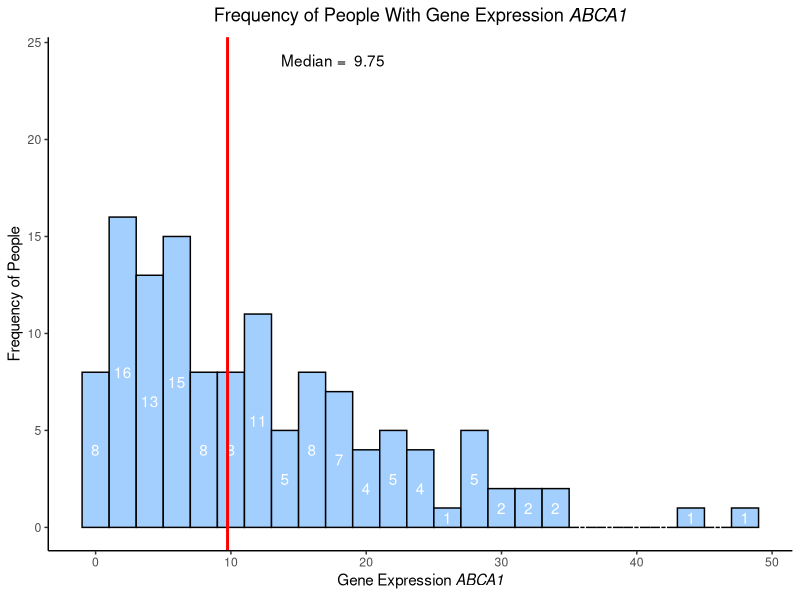
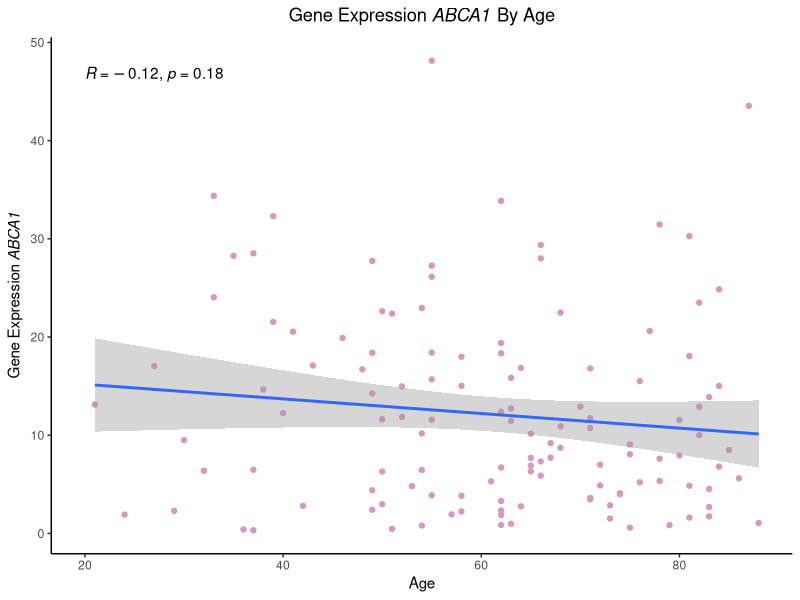
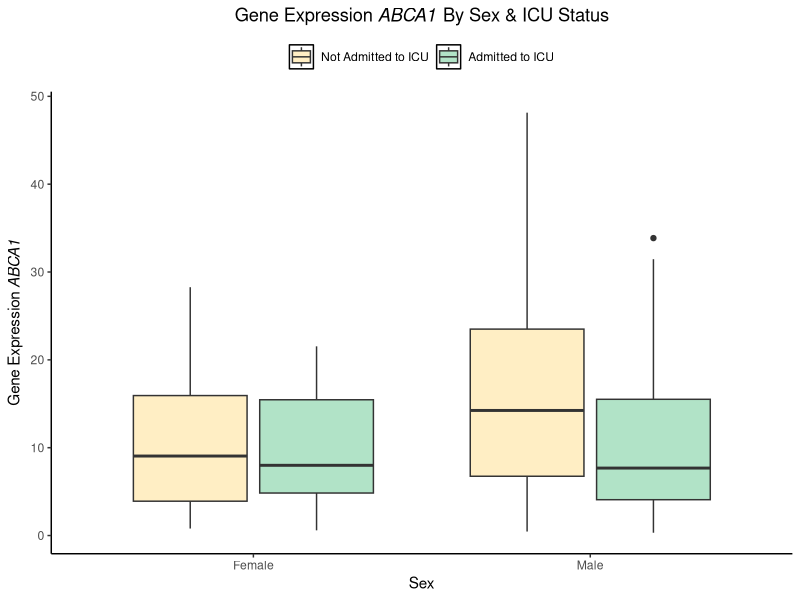

Write R code to recreate these figures, in order.
## ---- chunk 1
#set working directory
setwd("/Users/li_li/desktop/QBS_103_Final_Project/Data")

#read in csv files
gene.exp <- read.csv("QBS103_finalProject_geneExpression.csv", row.names = 1)

meta.data <- read.csv("QBS103_finalProject_metadata.csv", row.names = 1)
## ---- chunk 2
#subset gene expression ABCA1
gene.ABCA1 <- gene.exp['ABCA1', ]

#transform rows to columns 
gene.ABCA1 <- as.data.frame(t(gene.ABCA1))
head(gene.ABCA1)
## ---- chunk 3
#column bind two data frames
ABCA1.gene.exp.meta <- cbind(gene.ABCA1,meta.data)
head(ABCA1.gene.exp.meta, 1)
## ---- chunk 4
#convert age to an integer
ABCA1.gene.exp.meta$age <- as.integer(ABCA1.gene.exp.meta$age) 
head(ABCA1.gene.exp.meta, 1)
## ---- chunk 5
#calculate median for histogram to determine the geom_vline
median_ABCA1 <- median(ABCA1.gene.exp.meta$ABCA1)
max_ABCA1 <- max(ABCA1.gene.exp.meta$ABCA1)
## ---- chunk 6
#creating histogram for gene expression

#load the required package
library(ggplot2)
library(ggpubr)

#define color palette
my_palette1 <- c("#A2CFFE") # Choose any colors you like

#create italicize labels
my_x1 <- expression(paste("Gene Expression ", italic("ABCA1")))
my_title1 <- expression(paste("Frequency of People With Gene Expression ", italic("ABCA1")))

#create theme
newBlankTheme <- theme(# Remove all the extra borders and grid lines
        panel.border = element_blank(), panel.grid.major = element_blank(),
        panel.grid.minor = element_blank(), 
        # Define my axis
        axis.line = element_line(colour = "black", linewidth = rel(1)),
        # Set plot background
        plot.background = element_rect(fill = "white"),
        panel.background = element_blank(),
        legend.key = element_rect(fill = 'white'), 
        # Move legend
        legend.position = 'top')

#create histogram
ggplot(ABCA1.gene.exp.meta, aes(x=ABCA1.gene.exp.meta$ABCA1)) + 
  geom_histogram(binwidth = 2, fill = my_palette1, col="black") + 
  stat_bin(binwidth=2, geom='text', color='white', aes(label=..count..),
           position=position_stack(vjust = 0.5)) +
  geom_vline(xintercept = median(ABCA1.gene.exp.meta$ABCA1), size = 1, color="red") +
  annotate("text", x=median_ABCA1*1.8, y=0.5*max_ABCA1, label=paste("Median = ", median_ABCA1), color=("black")) +
  labs(x = my_x1,y = 'Frequency of People', title = my_title1) +
  theme(plot.title = element_text(hjust = 0.5)) +
  newBlankTheme 




## ---- chunk 7
#create scatterplot for gene expression and age 

#define color palette
my_palette2 <- c("#D697C1") # Choose any colors you like

#create italicize labels
my_y2 <- expression(paste("Gene Expression ", italic("ABCA1")))
my_title2 <- expression(paste("Gene Expression ", italic("ABCA1"), " By Age"))

#create scatterplot
ggplot(ABCA1.gene.exp.meta,aes(x=ABCA1.gene.exp.meta$age,y=ABCA1.gene.exp.meta$ABCA1)) + 
  geom_point(color=my_palette2) + 
  stat_smooth(method = "lm", formula = y ~ x, geom = "smooth") +
  stat_cor(method = "pearson", label.x = 20) +
  labs(x = "Age", y = my_y2, title = my_title2) + 
  theme(plot.title = element_text(hjust = 0.5)) +
  newBlankTheme
## ---- chunk 8
#calculating correlation for scatter plot
cor.test(ABCA1.gene.exp.meta$age,ABCA1.gene.exp.meta$ABCA1)
## ---- chunk 9
#create boxplot for gene expression separated by sex and icu status

#load the required package
library(dplyr)

#define color palette
my_palette3 <- c("#FFEEC4","#B1E3C7") # Choose any colors you like


#create a new data frame to filter the unknown in sex
filtered_sex <- ABCA1.gene.exp.meta %>% 
  filter(!grepl('unknown', sex)) 

#create italicize labels
my_y3 <- expression(paste("Gene Expression ", italic("ABCA1")))
my_title3 <- expression(paste("Gene Expression ", italic("ABCA1"), " By Sex & ICU Status"))

#plot new data frame to create box plot
ggplot(filtered_sex, aes(x=filtered_sex$sex, y=filtered_sex$ABCA1, fill=filtered_sex$icu_status)) +
  theme(legend.title = element_blank()) +
  geom_boxplot() +
  scale_x_discrete(labels = c('Female','Male')) +
  scale_fill_manual(values = my_palette3, labels = c("Not Admitted to ICU", "Admitted to ICU")) +
  labs(x = "Sex",
       y = my_y3,
       fill = "ICU Status",
       title = my_title3) +
  theme(plot.title = element_text(hjust = 0.5)) +
  newBlankTheme
